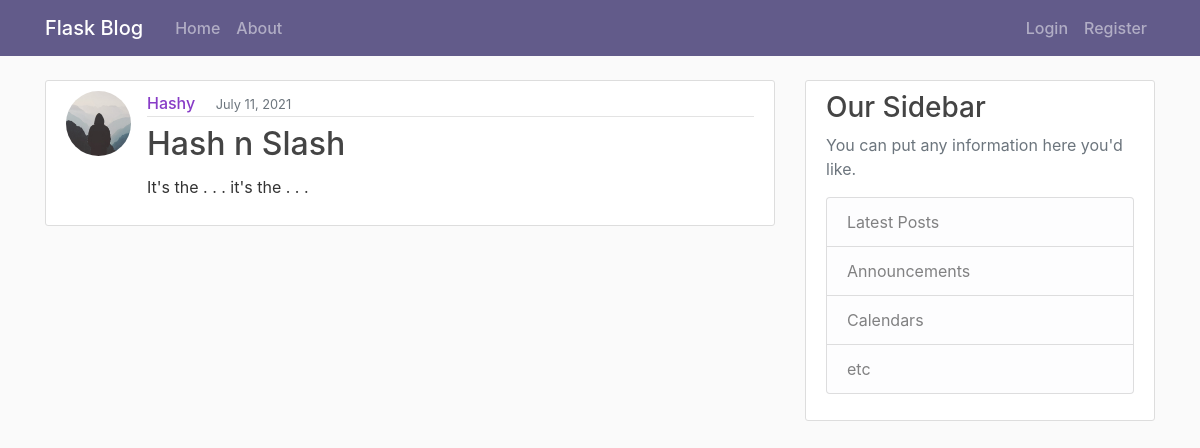
/post/12, run on an earlier commit of the app's database.
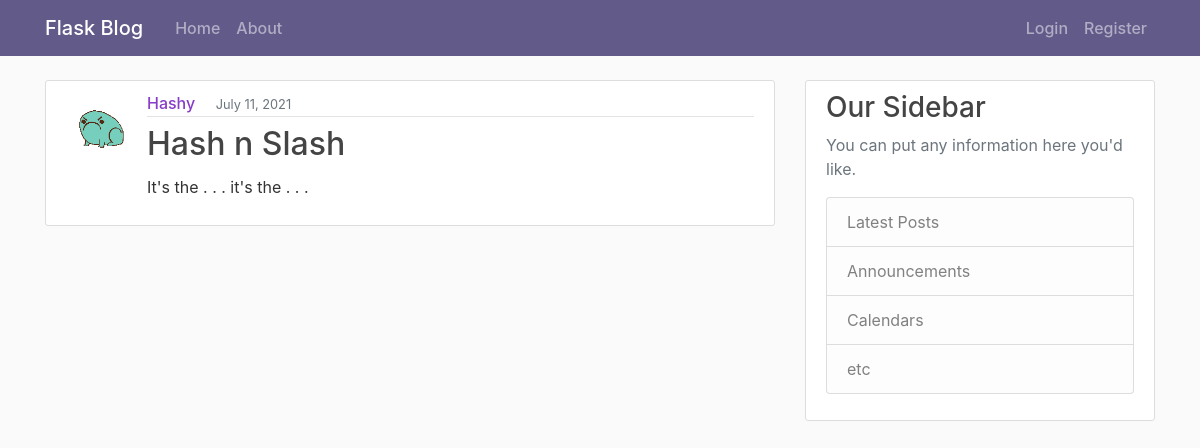
And on a later commit of the database.
### flaskblog/models.py (models this page shows, shortened)
class User(db.Model, UserMixin):
    id = db.Column(db.Integer, primary_key=True)
    username = db.Column(db.String(20), unique=True, nullable=False)
    email = db.Column(db.String(120), unique=True, nullable=False)
    image_file = db.Column(db.String(20), nullable=False, default='default.jpg')
    password = db.Column(db.String(60), nullable=False)
    posts = db.relationship('Post', backref='author', lazy=True)

class Post(db.Model):
    id = db.Column(db.Integer, primary_key=True)
    title = db.Column(db.String(100), nullable=False)
    date_posted = db.Column(db.DateTime, nullable=False, default=datetime.utcnow)
    content = db.Column(db.Text, nullable=False)
    user_id = db.Column(db.Integer, db.ForeignKey('user.id'), nullable=False)

### flaskblog/posts/routes.py (the view)
@posts.route('/post/<int:post_id>')
def post(post_id):
    post = Post.query.get_or_404(post_id)
    return render_template('post.html',
                           title=post.title,
                           post=post)

### flaskblog/templates/post.html (shortened to what this page needs)
{% extends 'layout.html' %}
{% block content %}
<article class="media content-section">
    <img class="rounded-circle article-img"
        src="{{ url_for('static', filename='profile_pics/' + post.author.image_file) }}"
        alt="author profile image"
    />
        <div class="media-body">
            <div class="article-metadata">
                <a class="mr-3" href="{{ url_for('users.user_posts', username=post.author.username) }}">{{ post.author.username }}</a>
                <small class="text-muted">{{ post.date_posted.strftime('%B %d, %Y') }}</small>
            </div>
            <h2 class="article-title py-1">{{ post.title }}</h2>
            <p class="article-content">{{ post.content }}</p>
        </div>
</article>
{% endblock content %}

### flaskblog/templates/layout.html (shortened to what this page needs)
<!DOCTYPE html>
<html lang="en">
<head>
    <link rel="stylesheet" href="https://maxcdn.bootstrapcdn.com/bootstrap/4.0.0/css/bootstrap.min.css">
    <link rel="stylesheet" type="text/css" href="{{ url_for('static', filename='css/main.css')}}">
</head>
<body>
    {% include "components/navigation.html" %}
    <main role="main" class="container">
        <div class="row">
            <div class="col-md-8">
                {% block content %}
                {% endblock content %}
            </div>
            <div class="col-md-4">
                {% include "components/sidebar.html" %}
            </div>
        </div>
    </main>
</body>
</html>

### flaskblog/templates/components/navigation.html (shortened to what this page needs)
<header class="site-header">
    <nav class="navbar navbar-expand-md navbar-dark bg-purp fixed-top">
      <div class="container">
        <a class="navbar-brand mr-4" href="/">Flask Blog</a>
        <div class="collapse navbar-collapse" id="navbarToggle">
          <div class="navbar-nav mr-auto">
            <a class="nav-item nav-link" href="{{ url_for('main.home') }}">Home</a>
            <a class="nav-item nav-link" href="{{ url_for('main.about') }}">About</a>
          </div>
          <div class="navbar-nav">
            {% if current_user.is_authenticated %}
              <a class="nav-item nav-link" href="{{ url_for('posts.new_post') }}">New Post</a>
              <a class="nav-item nav-link" href="{{ url_for('users.account') }}">Account</a>
              <a class="nav-item nav-link" href="{{ url_for('users.logout') }}">Logout</a>
            {% else %}
              <a class="nav-item nav-link" href="{{ url_for('users.login') }}">Login</a>
              <a class="nav-item nav-link" href="{{ url_for('users.register') }}">Register</a>
            {% endif %}
          </div>
        </div>
      </div>
    </nav>
</header>

### flaskblog/templates/components/sidebar.html
<div class="content-section">
    <h3>Our Sidebar</h3>
    <p class='text-muted'>You can put any information here you'd like.
        <ul class="list-group">
            <li class="list-group-item list-group-item-light">Latest Posts</li>
            <li class="list-group-item list-group-item-light">Announcements</li>
            <li class="list-group-item list-group-item-light">Calendars</li>
            <li class="list-group-item list-group-item-light">etc</li>
        </ul>
    </p>
</div>

### flaskblog/static/css/main.css (style rules this page uses)
body { background: #fafafa; color: #333333; margin-top: 5rem; }
h1, h2, h3, h4, h5, h6 { color: #444444; }
.bg-purp { background-color: #625b8a; }
.site-header, .navbar-nav, .nav-link { color: #fff; }
.site-header, .navbar-nav, .nav-link:hover { color: #89ffff; }
.site-header, .navbar-nav, .nav-link.active { font-weight: 500; }
.content-section { background: #fff; padding: 10px 20px; border: 1px solid #dddddd; border-radius: 3px; margin-bottom: 20px; }
.article-title { color: #444444; }
.article-content { white-space: pre-line; }
.article-img { height: 65px; width: 65px; margin-right: 16px; }
.article-metadata { padding-bottom: 1px; margin-bottom: 4px; border-bottom: 1px solid #e3e3e3 }
.article-metadata a { color: #883cc7; font-weight: 500; text-decoration: none; }

What changed in the data, as far as the page shows it:
changed User "Hashy": image_file: picture added in place of a placeholder
